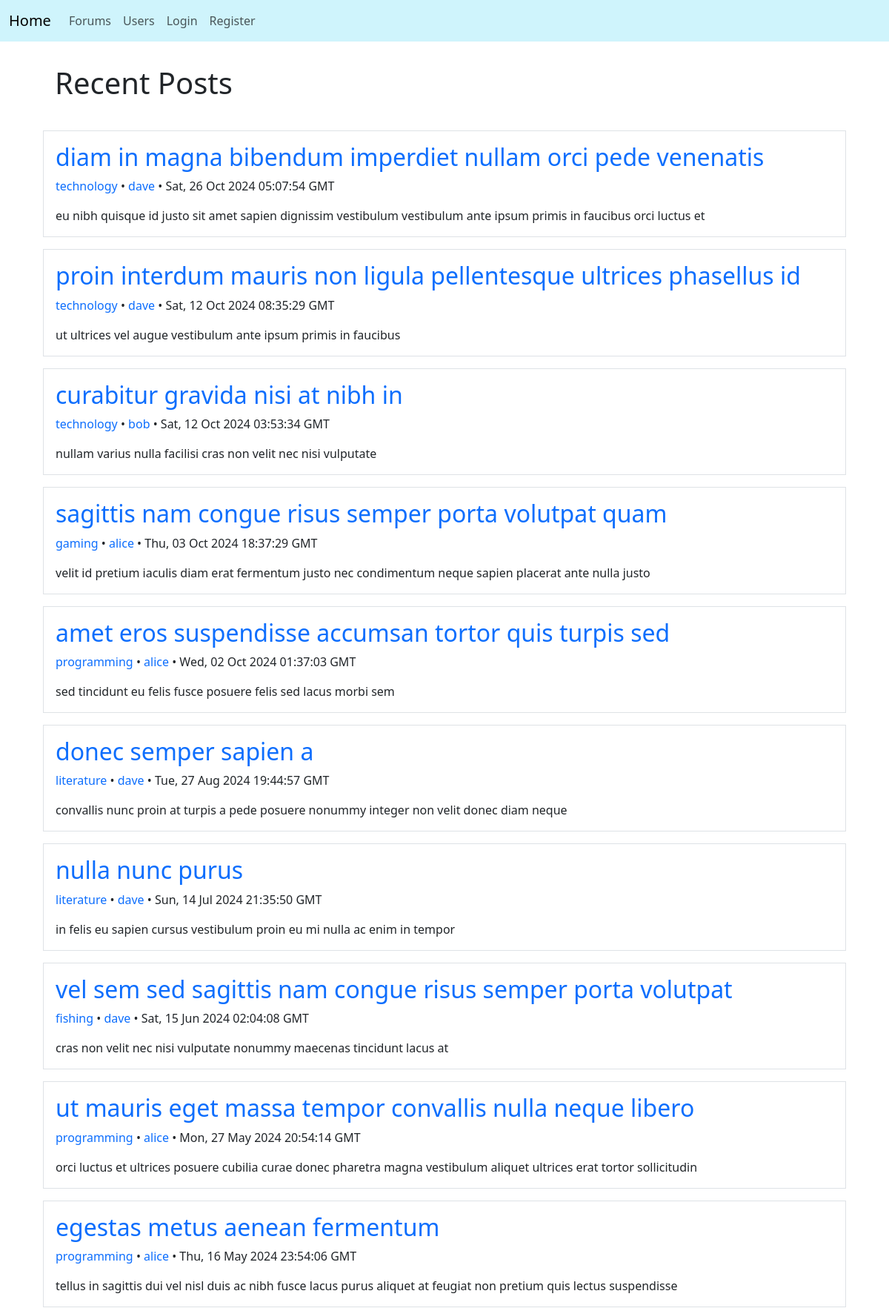
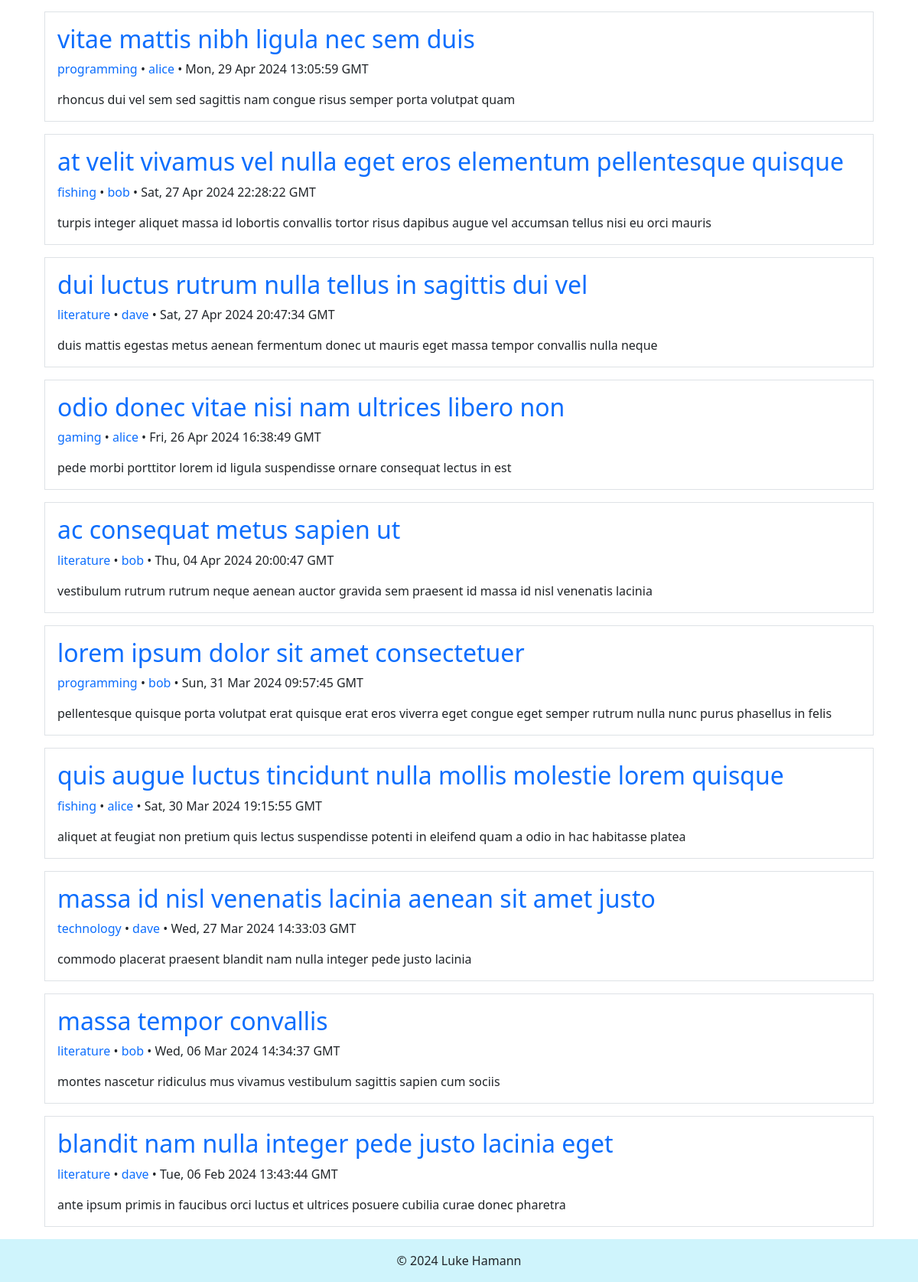
The page / on the database its author committed (2 pictures, top to bottom).
### tables this page shows
CREATE TABLE Posts (
    id int NOT NULL AUTO_INCREMENT,
    title varchar(128) NOT NULL,
    content varchar(1024) NOT NULL,
    creationDate datetime NOT NULL DEFAULT CURRENT_TIMESTAMP,
    userId int NOT NULL,
    forumId int NOT NULL,
    isHidden boolean NOT NULL,
    PRIMARY KEY (id),
    FOREIGN KEY (userId) REFERENCES Users(id) ON DELETE CASCADE,
    FOREIGN KEY (forumId) REFERENCES Forums(id) ON DELETE CASCADE
);

CREATE TABLE Forums (
    id int NOT NULL AUTO_INCREMENT,
    name varchar(32) NOT NULL,
    PRIMARY KEY (id),
    UNIQUE (name)
);

CREATE TABLE Users (
    id int NOT NULL AUTO_INCREMENT,
    name varchar(32) NOT NULL,
    password varchar(255) NOT NULL,
    isAdmin boolean NOT NULL,
    isGhost boolean NOT NULL,
    PRIMARY KEY (id),
    UNIQUE (name)
);

### index.php (called while the page is built, shortened)
<?php
require_once('models/entities/forum.php');
require_once('models/entities/user.php');
require_once('models/entities/post.php');
require_once('models/databases/_database.php');
require_once('models/databases/userDB.php');
require_once('models/databases/postDB.php');
$currentUser = UserDB::getUser($_SESSION['userId']);
$action = FILTER_INPUT(INPUT_POST, 'action') ?? FILTER_INPUT(INPUT_GET, 'action') ?? 'home';
$isGetRequest = ($_SERVER['REQUEST_METHOD'] == 'GET');
require('./controllers/homeController.php');
?>

### models/databases/postDB.php (called while the page is built, shortened)
<?php
class PostDB {
    private static function convertRowToPost($row) {
        return new Post(
            $row['id'],
            $row['title'],
            $row['content'],
            new DateTime($row['creationDate']),
            $row['userId'],
            new User(
                $row['userId'],
                $row['userName'],
                '',
                $row['userIsAdmin'],
                $row['userIsGhost']
            ),
            $row['forumId'],
            new Forum($row['forumId'], $row['forumName'], []),
            [],
            $row['isHidden']
        );
    }
    private static function convertRowsToPosts($rows) {
        $posts = [];
        foreach ($rows as $row) {
            $posts[] = self::convertRowToPost($row);
        }
        return $posts;
    }
    public static function getRecentPosts(int $maxCount = 20) {
        $db = Database::getDB();
        $query = self::BASE_QUERY . '
            ORDER BY Posts.creationDate DESC
            LIMIT :maxCount
        ';
        $statement = $db->prepare($query);
        $statement->bindValue(':maxCount', $maxCount, PDO::PARAM_INT);
        $statement->execute();
        $rows = $statement->fetchAll();
        return self::convertRowsToPosts($rows);
    }
}
?>

### models/databases/_database.php (called while the page is built, shortened)
<?php
class Database {
    private static $dsn = 'mysql:host=localhost;dbname=forumSite';
    private static $username = 'forumSite';
    private static $password = 'password';
    private static $db;
    public static function getDB() {
        if (isset(self::$db)) return self::$db;
        try {
            self::$db = new PDO(self::$dsn, self::$username, self::$password);
        } catch (PDOException $e) {
            throw new Exception('Database connection error');
        }
        return self::$db;
    }
    public static function execute(string $query, array $bindings = []) {
        $db = self::getDB();
        $statement = $db->prepare($query);
        foreach ($bindings as $key => $value) {
            $statement->bindValue($key, $value);
        }
        $statement->execute();
        $rows = $statement->fetchAll();
        return $rows;
    }
}
?>

### models/databases/userDB.php (called while the page is built, shortened)
<?php
class UserDB {
    public static function getUser(int $id) {
        $query = self::BASE_QUERY . 'WHERE id = :id';
        $rows = Database::execute($query, [':id' => $id]);
        if (count($rows) == 0) return null;
        return self::convertRowToUser($rows[0]);
    }
}
?>

### models/viewModels/homeViewModel.php (called while the page is built, shortened)
<?php
class HomeViewModel {
    function __construct($posts, $currentUser) {
        $this->posts = $posts;
    }
}
?>

### models/entities/post.php (called while the page is built, shortened)
<?php
class Post {
    public function __construct($id, $title, $content, $creationDate,
        $userId, $user, $forumId, $forum, $comments, $isHidden) {
        $this->id = $id;
        $this->title = $title;
        $this->content = $content;
        $this->creationDate = $creationDate;
        $this->user = $user;
        $this->forumId = $forumId;
        $this->forum = $forum;
        $this->isHidden = $isHidden;
    }
}
?>

### models/entities/forum.php (called while the page is built, shortened)
<?php
class Forum {
    public function __construct($id, $name, $posts) {
        $this->name = $name;
    }
}
?>

### models/entities/user.php (called while the page is built, shortened)
<?php
class User {
    public function __construct($id, $name, $password, $isAdmin, $isGhost) {
        $this->id = $id;
        $this->name = $name;
        $this->isGhost = $isGhost;
    }
}

### views/shared/post.php (the view, shortened to what this page needs)
<div class="p-3 m-3 border">
    <h2>
        <a href="?action=post&id=<?php echo $post->id; ?>" class="text-decoration-none"><?php echo ($post->isHidden ? '[deleted]' : htmlspecialchars($post->title)); ?></a>
    </h2>
    <div class="mb-3">
        <a href="?action=forum&id=<?php echo $post->forumId; ?>" class="text-decoration-none"><?php echo htmlspecialchars($post->forum->name); ?></a>
        &bullet;
        <?php if ($post->user->isGhost) : ?>
            [deleted user]
        <?php else : ?>
            <a href="?action=user&id=<?php echo $post->user->id; ?>" class="text-decoration-none"><?php echo htmlspecialchars($post->user->name); ?></a>
        <?php endif; ?>
        &bullet;
        <?php echo $post->creationDate->format(DATE_RFC7231); ?>
    </div>
    <div>
        <?php if ($post->isHidden) : ?>
            [deleted]
        <?php else : ?>
            <?php echo nl2br(htmlspecialchars($post->content)); ?>
        <?php endif; ?>
    </div>
</div>

### controllers/homeController.php (shortened to what this page needs)
<?php
require_once('./models/viewModels/homeViewModel.php');
if ($action == 'home' && $isGetRequest) {
    $model = new HomeViewModel(PostDB::getRecentPosts(), $currentUser);
    include('./views/home/home.php');
    exit();
}
?>

### views/shared/header.php (shortened to what this page needs)
<!DOCTYPE html>
<html lang="en-us">
<head>
    <link rel="stylesheet" href="lib/bootstrap/css/bootstrap.min.css" />
    <link rel="stylesheet" href="css/main.css" />
</head>
<body>
    <header class="sticky-top bg-info-subtle">
        <nav class="navbar navbar-expand-lg">
            <div class="container-fluid">
                <a class="navbar-brand" href="?action=home">Home</a>
                <div class="collapse navbar-collapse" id="navbarSupportedContent">
                    <ul class="navbar-nav w-100">
                        <li class="nav-item">
                            <a href="?action=forums" class="nav-link">
                                Forums
                            </a>
                        </li>
                        <li class="nav-item">
                            <a href="?action=users" class="nav-link">
                                Users
                            </a>
                        </li>
                        <?php if (isset($model->currentUser)) : ?>
                            <li class="nav-item">
                                <a href="?action=user&id=<?php echo $model->currentUser->id; ?>" class="nav-link">Logged in as <?php echo htmlspecialchars($model->currentUser->name); ?></a>
                            </li>
                            <li class="nav-item">
                                <form action="?action=logout" method="post">
                                    <input type="submit" value="Logout" class="btn btn-outline-danger ms-2" />
                                </form>
                            </li>
                        <?php else : ?>
                            <li class="nav-item">
                                <a href="?action=login" class="nav-link">
                                    Login
                                </a>
                            </li>
                            <li class="nav-item">
                                <a href="?action=register" class="nav-link">
                                    Register
                                </a>
                            </li>
                        <?php endif; ?>
                    </ul>
                </div>
            </div>
        </nav>
    </header>
    <main>

### views/home/home.php (shortened to what this page needs)
<?php include('./views/shared/header.php'); ?>
<div class="container">
    <div class="p-3 m-3">
        <h1>Recent Posts</h1>
    </div>
    <?php foreach ($model->posts as $post) : ?>
        <?php include('./views/shared/post.php'); ?>
    <?php endforeach; ?>
</div>
<?php include('./views/shared/footer.php'); ?>

### views/shared/footer.php
    </main>
    <footer class="p-3 text-center bg-info-subtle">
        &copy; <?php echo date('Y'); ?> Luke Hamann
    </footer>
</body>
</html>

### css/main.css (style rules this page uses)
body { display: flex; flex-direction: column; min-height: 100vh; overflow-x: hidden; }
main { flex-grow: 1; }

### rows shown on the page
posts: title "diam in magna bibendum imperdiet nullam orci pede venenatis", forumId.name "technology", userId.name "dave", format "Sat, 26 Oct 2024 05:07:54 GMT", content "eu nibh quisque id justo sit amet sapien dignissim vestibulum vestibulum ante ipsum primis in faucibus orci luctus et"
posts: title "proin interdum mauris non ligula pellentesque ultrices phasellus id", forumId.name "technology", userId.name "dave", format "Sat, 12 Oct 2024 08:35:29 GMT", content "ut ultrices vel augue vestibulum ante ipsum primis in faucibus"
posts: title "curabitur gravida nisi at nibh in", forumId.name "technology", userId.name "bob", format "Sat, 12 Oct 2024 03:53:34 GMT", content "nullam varius nulla facilisi cras non velit nec nisi vulputate"
posts: title "sagittis nam congue risus semper porta volutpat quam", forumId.name "gaming", userId.name "alice", format "Thu, 03 Oct 2024 18:37:29 GMT", content "velit id pretium iaculis diam erat fermentum justo nec condimentum neque sapien placerat ante nulla justo"
posts: title "amet eros suspendisse accumsan tortor quis turpis sed", forumId.name "programming", userId.name "alice", format "Wed, 02 Oct 2024 01:37:03 GMT", content "sed tincidunt eu felis fusce posuere felis sed lacus morbi sem"
posts: title "donec semper sapien a", forumId.name "literature", userId.name "dave", format "Tue, 27 Aug 2024 19:44:57 GMT", content "convallis nunc proin at turpis a pede posuere nonummy integer non velit donec diam neque"
posts: title "nulla nunc purus", forumId.name "literature", userId.name "dave", format "Sun, 14 Jul 2024 21:35:50 GMT", content "in felis eu sapien cursus vestibulum proin eu mi nulla ac enim in tempor"
posts: title "vel sem sed sagittis nam congue risus semper porta volutpat", forumId.name "fishing", userId.name "dave", format "Sat, 15 Jun 2024 02:04:08 GMT", content "cras non velit nec nisi vulputate nonummy maecenas tincidunt lacus at"
posts: title "ut mauris eget massa tempor convallis nulla neque libero", forumId.name "programming", userId.name "alice", format "Mon, 27 May 2024 20:54:14 GMT", content "orci luctus et ultrices posuere cubilia curae donec pharetra magna vestibulum aliquet ultrices erat tortor sollicitudin"
posts: title "egestas metus aenean fermentum", forumId.name "programming", userId.name "alice", format "Thu, 16 May 2024 23:54:06 GMT", content "tellus in sagittis dui vel nisl duis ac nibh fusce lacus purus aliquet at feugiat non pretium quis lectus suspendisse"
posts: title "vitae mattis nibh ligula nec sem duis", forumId.name "programming", userId.name "alice", format "Mon, 29 Apr 2024 13:05:59 GMT", content "rhoncus dui vel sem sed sagittis nam congue risus semper porta volutpat quam"
posts: title "at velit vivamus vel nulla eget eros elementum pellentesque quisque", forumId.name "fishing", userId.name "bob", format "Sat, 27 Apr 2024 22:28:22 GMT", content "turpis integer aliquet massa id lobortis convallis tortor risus dapibus augue vel accumsan tellus nisi eu orci mauris"
posts: title "dui luctus rutrum nulla tellus in sagittis dui vel", forumId.name "literature", userId.name "dave", format "Sat, 27 Apr 2024 20:47:34 GMT", content "duis mattis egestas metus aenean fermentum donec ut mauris eget massa tempor convallis nulla neque"
posts: title "odio donec vitae nisi nam ultrices libero non", forumId.name "gaming", userId.name "alice", format "Fri, 26 Apr 2024 16:38:49 GMT", content "pede morbi porttitor lorem id ligula suspendisse ornare consequat lectus in est"
posts: title "ac consequat metus sapien ut", forumId.name "literature", userId.name "bob", format "Thu, 04 Apr 2024 20:00:47 GMT", content "vestibulum rutrum rutrum neque aenean auctor gravida sem praesent id massa id nisl venenatis lacinia"
posts: title "lorem ipsum dolor sit amet consectetuer", forumId.name "programming", userId.name "bob", format "Sun, 31 Mar 2024 09:57:45 GMT", content "pellentesque quisque porta volutpat erat quisque erat eros viverra eget congue eget semper rutrum nulla nunc purus phasellus in felis"
posts: title "quis augue luctus tincidunt nulla mollis molestie lorem quisque", forumId.name "fishing", userId.name "alice", format "Sat, 30 Mar 2024 19:15:55 GMT", content "aliquet at feugiat non pretium quis lectus suspendisse potenti in eleifend quam a odio in hac habitasse platea"
posts: title "massa id nisl venenatis lacinia aenean sit amet justo", forumId.name "technology", userId.name "dave", format "Wed, 27 Mar 2024 14:33:03 GMT", content "commodo placerat praesent blandit nam nulla integer pede justo lacinia"
posts: title "massa tempor convallis", forumId.name "literature", userId.name "bob", format "Wed, 06 Mar 2024 14:34:37 GMT", content "montes nascetur ridiculus mus vivamus vestibulum sagittis sapien cum sociis"
posts: title "blandit nam nulla integer pede justo lacinia eget", forumId.name "literature", userId.name "dave", format "Tue, 06 Feb 2024 13:43:44 GMT", content "ante ipsum primis in faucibus orci luctus et ultrices posuere cubilia curae donec pharetra"
